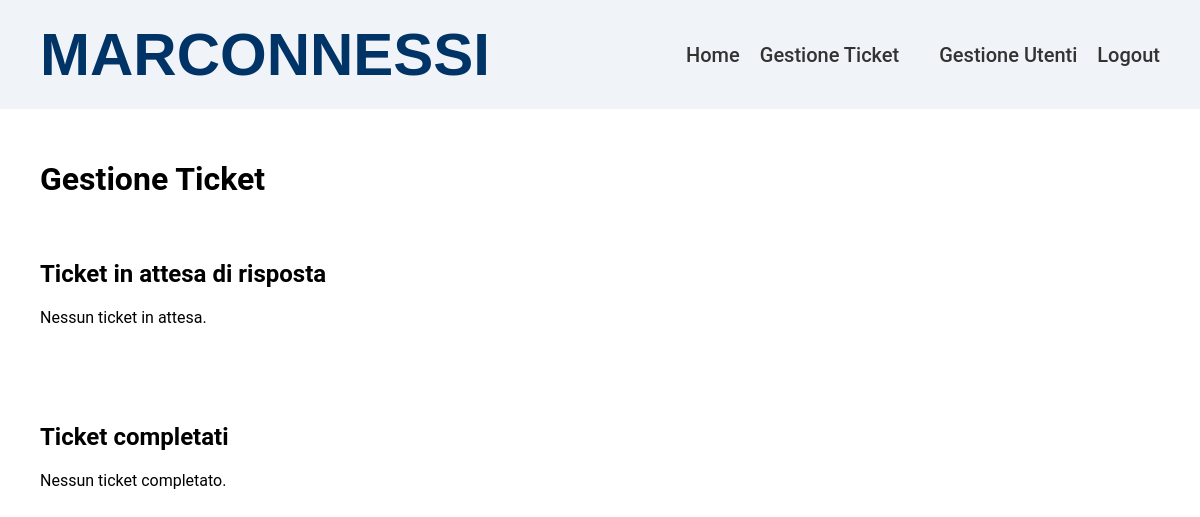
The app's page /marconnessi/pages/ticket-admin.php (signed in), older data.
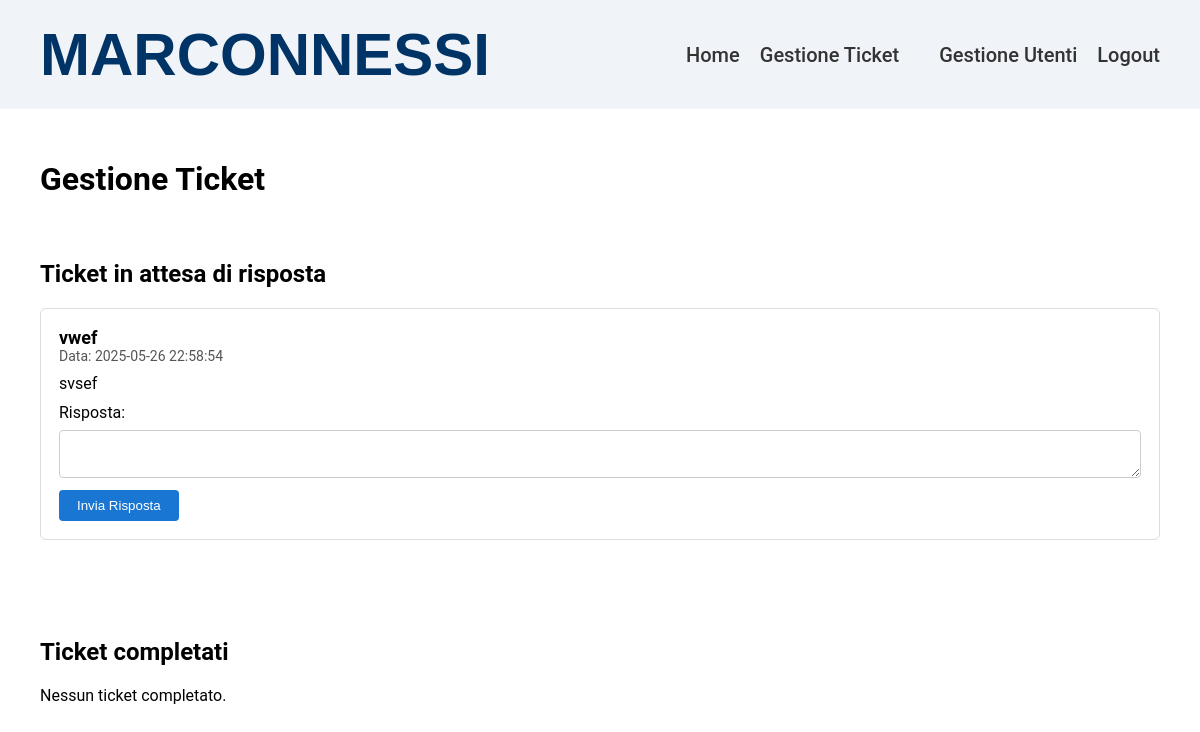
The same page, newer data.
### tables this page shows
CREATE TABLE `ticket` (
  `id` int(11) NOT NULL,
  `oggetto_domanda` varchar(255) NOT NULL,
  `data_domanda` datetime DEFAULT current_timestamp(),
  `domanda_txt` text NOT NULL,
  `data_risposta` datetime DEFAULT NULL,
  `risposta_txt` text DEFAULT NULL,
  `id_persona` int(11) NOT NULL
);

### marconnessi/models/ticket.php (called while the page is built, shortened)
<?php
class Ticket
{
    private $conn;
    private $table_name = "ticket";
    public function __construct($db)
    {
        $this->conn = $db;
    }
    public function read()
    {
        $query = "SELECT * FROM " . $this->table_name . " ORDER BY data_domanda DESC";
        return $this->conn->query($query);
    }
}
?>

### marconnessi/pages/ticket-admin.php (the view, shortened to what this page needs)
<?php
include_once "../models/ticket.php";
$database = new Database();
$db = $database->getConnection();
$ticket = new Ticket($db);
$result = $ticket->read();
$tickets_attesa = [];
$tickets_risolti = [];
while ($row = $result->fetch_assoc()) {
    if (empty($row['risposta_txt'])) {
        $tickets_attesa[] = $row;
    } else {
        $tickets_risolti[] = $row;
    }
}
?>
<!DOCTYPE html>
<html lang="it">
<head>
  <link rel="stylesheet" href="../assets/style-home.css">
</head>
<body>
  <header>
    <div class="logo">MARCONNESSI</div>
    <nav>
      <ul>
        <li><a href="Home.php">Home</a></li>
        <li><a href="ticket-admin.php">Gestione Ticket</a></li>
        <li><a href="admin-utenti.php">Gestione Utenti</a></li>
        <li><a href="../logout.php">Logout</a></li>
      </ul>
    </nav>
  </header>
  <div class="container">
    <h1>Gestione Ticket</h1>
    <div class="ticket-section">
      <h2>Ticket in attesa di risposta</h2>
      <?php if (count($tickets_attesa) == 0): ?>
        <p>Nessun ticket in attesa.</p>
      <?php else: ?>
        <?php foreach ($tickets_attesa as $t): ?>
          <div class="ticket-admin" id="ticket-<?php echo $t['id']; ?>">
            <div class="titolo"><?php echo htmlspecialchars($t['oggetto_domanda']); ?></div>
            <div class="data">Data: <?php echo htmlspecialchars($t['data_domanda']); ?></div>
            <div class="corpo"><?php echo nl2br(htmlspecialchars($t['domanda_txt'])); ?></div>
            <form class="rispondi-form" data-id="<?php echo $t['id']; ?>">
              <label for="risposta_<?php echo $t['id']; ?>">Risposta:</label>
              <textarea id="risposta_<?php echo $t['id']; ?>" required></textarea>
              <button type="submit">Invia Risposta</button>
            </form>
          </div>
        <?php endforeach; ?>
      <?php endif; ?>
    </div>
    <div class="ticket-section">
      <h2>Ticket completati</h2>
      <?php if (count($tickets_risolti) == 0): ?>
        <p>Nessun ticket completato.</p>
      <?php endif; ?>
    </div>
  </div>
</body>
</html>

### marconnessi/assets/style-home.css (style rules this page uses)
* { box-sizing: border-box; }
body { margin: 0; font-family: 'Roboto', sans-serif; background-color: #ffffff; }
header { background-color: #f0f4f8; padding: 20px 40px; display: flex; justify-content: space-between; align-items: center; width: 100%; }
.logo { font-family: 'Montserrat', sans-serif; font-size: 60px; color: #003366; font-weight: bold; }
nav ul { list-style: none; display: flex; gap: 20px; margin: 0; padding: 0; }
nav ul li a { text-decoration: none; color: #333333; font-size: 20px; font-weight: 500; transition: color 0.3s; }
.container { display: flex; flex-direction: column; padding: 30px 40px; gap: 20px; width: 100%; }
.ticket-section { margin-bottom: 40px; }
.ticket-admin { border:1px solid #ddd; border-radius:6px; margin-bottom:18px; padding:18px; background:#fff; }
.ticket-admin .titolo { font-weight:bold; font-size:18px; }
.ticket-admin .data { color:#555; font-size:14px; }
.ticket-admin .corpo { margin:10px 0; }
.rispondi-form textarea { width:100%; margin:8px 0; padding:8px; border-radius:4px; border:1px solid #ccc; }
.rispondi-form button { background:#1976d2; color:#fff; border:none; border-radius:4px; padding:8px 18px; cursor:pointer; }

### marconnessi/pages/ticket-admin.php (style rules this page uses)
.ticket-section { margin-bottom: 40px; }
.ticket-admin { border:1px solid #ddd; border-radius:6px; margin-bottom:18px; padding:18px; background:#fff; }
.ticket-admin .titolo { font-weight:bold; font-size:18px; }
.ticket-admin .data { color:#555; font-size:14px; }
.ticket-admin .corpo { margin:10px 0; }
.rispondi-form textarea { width:100%; margin:8px 0; padding:8px; border-radius:4px; border:1px solid #ccc; }
.rispondi-form button { background:#1976d2; color:#fff; border:none; border-radius:4px; padding:8px 18px; cursor:pointer; }

Row changes from the older to the newer data that the page shows:
added ticket: oggetto_domanda "vwef", data_domanda "2025-05-26 22:58:54", domanda_txt "svsef"
Text that changed along with them:
text no longer shown: "Nessun ticket in attesa."
